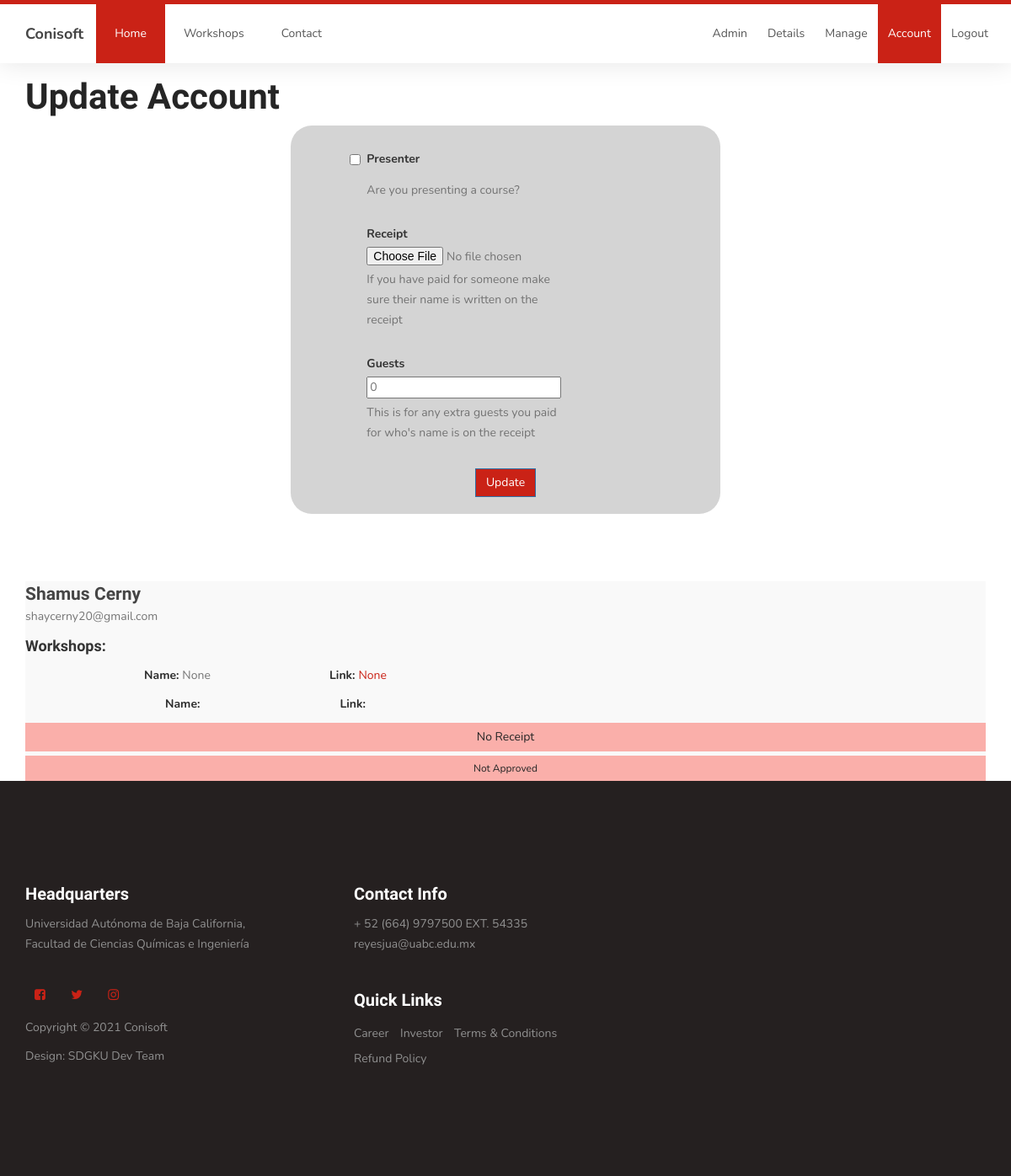
The page /account (signed in) on the database its author committed.
### mainApp/models.py (models this page shows, shortened)
class User(AbstractBaseUser):
    context_object_name = 'User'
    email = models.EmailField(
        verbose_name='email address',
        max_length=255,
        unique=True,
    )
    is_active = models.BooleanField(default=True)
    staff = models.BooleanField(default=False) # a admin user; non super-user
    admin = models.BooleanField(default=False) # a superuser
    Full_Name = models.CharField(max_length=200)
    industry_type = models.CharField(max_length=200)
    presenter = models.BooleanField(default=False)
    approved = models.BooleanField(default=False) # reciept approval
    paper = models.FileField('paper', upload_to='papers/', null=True, blank=True)
    guests = models.IntegerField(default=0, null=True)
    courses_subscribed = models.IntegerField(default=0)
    receipt_photo = models.ImageField('Receipt Photo', upload_to='receipts/', null=True, default='None')
    course_1_name = models.CharField(max_length=200, null=True, blank=True, default='None')
    course_1_id = models.IntegerField(default=0, null=True)
    course_1_link = models.CharField(max_length=200, null=True, default='None')
    USERNAME_FIELD = 'email'
    REQUIRED_FIELDS = [] # Email & Password are required by default.
    @property
    def is_staff(self):
        return self.staff
    @property
    def is_admin(self):
        return self.admin
    objects = UserManager()

### mainApp/views.py (the view, shortened to what this page needs)
# urls.py: path('account', AccountView.edit_account, name='account'),
	def edit_account(request):
		form = AccountForm()
		returned_objects_dictionary = {'courses':Course.objects.all(), 'users':User.objects.all()}
		return render(request, 'account.html', context={'account_form': form, 'returned_objects_dictionary':returned_objects_dictionary})

### mainApp/forms.py
class AccountForm(forms.Form):
	presenter = forms.BooleanField(required=False, help_text='Are you presenting a course?', initial=False)
	paper = forms.FileField(required=False, help_text='Upload your course paper')
	industry_type = forms.ChoiceField(choices=industry_choices, required=False, help_text='Select your industry type')
	receipt = forms.FileField(required=False, help_text='If you have paid for someone make sure their name is written on the receipt')
	guests = forms.IntegerField(required=False, help_text="This is for any extra guests you paid for who's name is on the receipt", initial=0)
	class Meta:
		model = User
		fields = ('industry_type', 'presenter', 'paper', 'receipt', 'guests')

### templates/account.html (shortened to what this page needs)
{% extends "base.html" %}
{% load crispy_forms_tags %}
{% block content %}
<div style="margin-bottom: 2rem;" class="container py-5">
	<h1>Update Account</h1>
	<form method="POST" class="form-container" enctype='multipart/form-data'>
		{{ account_form|crispy }}
		<button class="btn btn-primary" type="submit"
			style="background-color: #ca2216; border-radius: 0;">Update</button>
	</form>
</div>
<div class="container account-container">
	<div class="row">
		<div class="col-md-12 col-sm-12">
			{% for users in returned_objects_dictionary.users %}
			{% if users.id == user.id %}
			<div>
				<div class="item">
					<div class="courses-thumb">
						<div class="card" style="width: 100%;">
							<div class="card-body">
								<a>
									<h3 class="card-title">{{ user.Full_Name }}</h3>
								</a>
								<a>
									<p class="card-text">{{ user.email }}</p>
								</a>
								<div style="width: 50%;">
									<h4>Workshops: </h4>
									<div style="display: flex; justify-content: space-evenly;">
										<p><strong style="color: rgb(44, 44, 44);">Name: </strong>{{ user.course_1_name }}</p>
										<p><strong style="color: rgb(44, 44, 44);">Link: </strong><a href="{{ user.course_1_link }}" style="color: #ca2216; cursor: pointer;">{{ user.course_1_link }}</a></p>
									</div>
									<div style="display: flex; justify-content: space-evenly;">
										<p><strong style="color: rgb(44, 44, 44);">Name: </strong>{{ user.course_2_name }}</p>
										<p><strong style="color: rgb(44, 44, 44);">Link: </strong><a href="{{ user.course_2_link }}" style="color: #ca2216; cursor: pointer;">{{ user.course_2_link }}</a></p>
									</div>
								</div>
								<div class="">
									{% if user.receipt_photo != 'None' %}
									<a href='{{ user.receipt_photo.url }}' class="btn btn-primary"
										style="width: 100%; margin-bottom: 5px; background-color: #ca2216; border-radius: 0;"
										alt="Missing">View Receipt</a>
									{% else %}
									<a href='/admin/mainApp/user/{{user.id}}/change/' class="btn btn-outline-primary"
										style="width: 100%; background-color: #fc140452; margin-bottom: 5px; border-radius: 0;"
										alt="Missing">No Receipt</a>
									{% endif %}
									{% if user.course_1_approval == True %}
									<a class="btn btn-primary btn-sm"
										style="width: 100%; background-color: #ca2216; border-radius: 0;">Approved</a>
									{% else %}
									<a class="btn btn-outline-primary btn-sm"
										style="width: 100%; background-color: #fc140452; border-radius: 0;">Not
										Approved</a>
									{% endif %}
								</div>
							</div>
						</div>
					</div>
				</div>
				{% endif %}
				{% empty %}
				<h1>No Results</h1>
				{% endfor %}
			</div>
		</div>
	</div>
	{% endblock %}

### static/css/templatemo-style.css (style rules this page uses)
body { background: #ffffff; font-family: 'Nunito', sans-serif; overflow-x: hidden; padding-top: 70px; }
h1, h2, h3, h4, h5, h6 { font-family: 'Muli', sans-serif; font-weight: bold; line-height: inherit; }
h1 { color: #252525; font-size: 3em; line-height: normal; }
h3 { font-size: 1.5em; margin-bottom: 0; }
h3, h3 a { color: #454545; }
p { color: #757575; font-size: 14px; font-weight: normal; line-height: 24px; }
html { -webkit-font-smoothing: antialiased; }
a { color: #252525; -webkit-transition: 0.5s; transition: 0.5s; text-decoration: none !important; }
a, input, button, .form-control { -webkit-transition: 0.5s; transition: 0.5s; }
.courses-thumb { background: #f9f9f9; position: relative; }
.form-container { display: flex; flex-direction: column; justify-content: center; align-items: center; background-color: #d4d4d4; border-radius: 25px; padding: 2rem; margin: auto; width: fit-content; margin-bottom: 4rem; }
.form-container div { width: 70%; display: flex; flex-direction: column; justify-content: center; }
.controls { color: #737373; margin-bottom: 2rem; }
.checkbox { color: #333 !important; }

### rows shown on the page
User: Full_Name "Shamus Cerny", email "shaycerny20@gmail.com", course_1_name "None", course_1_link "None", {{ user.id }} 1 (drawn)
